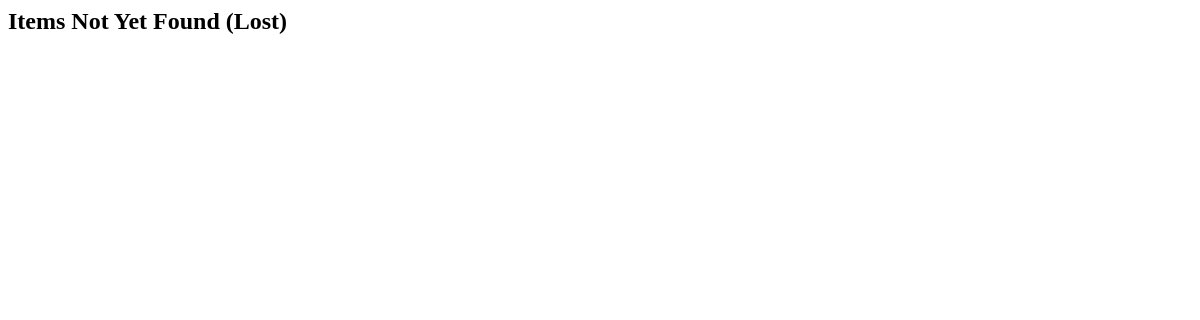
/org/not-found/, run on an earlier commit of the app's database.
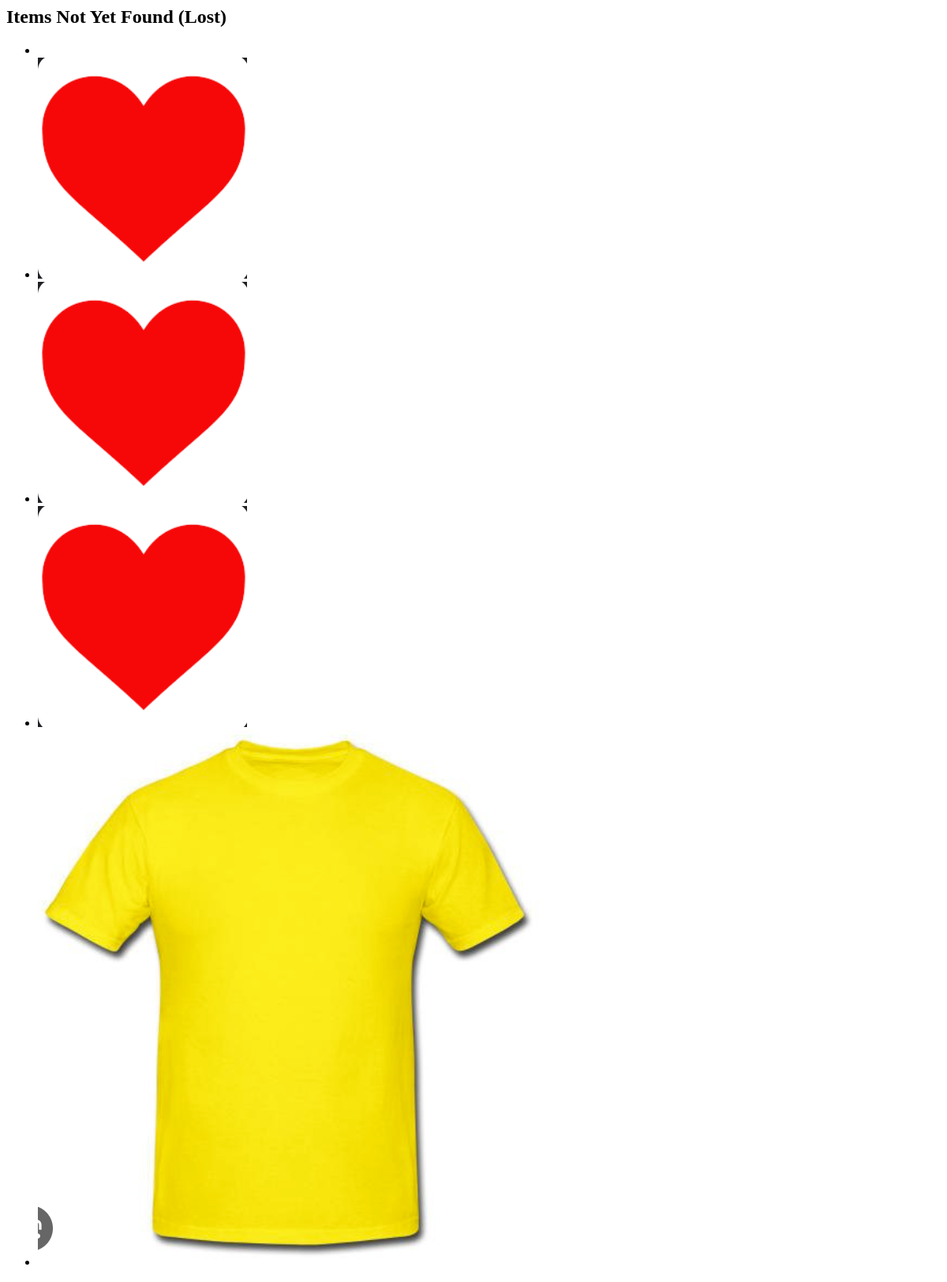
And on a later commit of the database.
### student/models.py (models this page shows)
class Lost_Item(models.Model):
    status = (
        ('not_received', 'Not Received'),
        ('received', 'Received'),
    )
    name = models.CharField(max_length=100)
    enrollment_no = models.CharField(max_length=100)
    phone_no = models.CharField(max_length=10)
    item_name = models.CharField(max_length=100)
    item_description = models.TextField(max_length=500)
    image = models.ImageField(null=True, blank=True, upload_to=lost_item_image_path)
    location = models.TextField(max_length=100)
    date = models.CharField(max_length=50)
    status = models.CharField(max_length=100, choices=status, default='not_recieved')
    @property
    def imageURL(self):
        try:
            url = self.image.url
        except:
            url = ''
        return url

### org/views.py (the view)
# urls.py: path('not-found/', views.not_found_items, name='not_found_items'),
def not_found_items(request):
    not_found_items = Lost_Item.objects.filter(status='not_recieved')  # Assuming 'not_submitted' means not found
    return render(request, 'organization_not_found_items.html', {'not_found_items': not_found_items})

### org/templates/organization_not_found_items.html
{% load static %}
<h2>Items Not Yet Found (Lost)</h2>
<ul>
{% for item in not_found_items %}
    <li><img src="{{ item.imageURL }}" alt=""></li>
{% endfor %}
</ul>

What changed in the data, as far as the page shows it:
added Lost_Item: imageURL (picture)
added Lost_Item: imageURL (picture)
added Lost_Item: imageURL (picture)
added Lost_Item: imageURL (picture)
